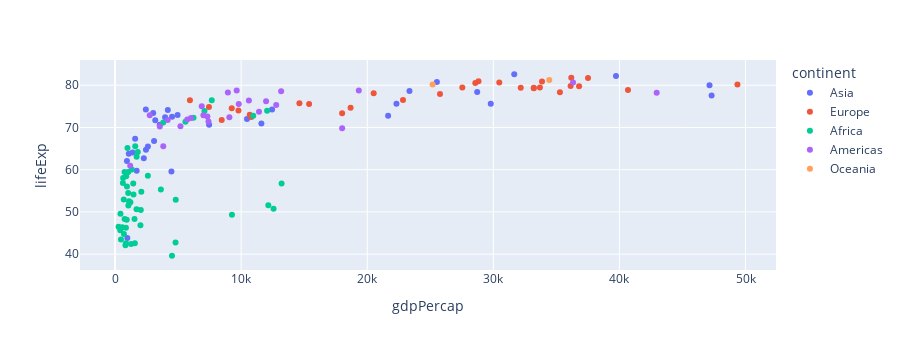

Write notebook code for a chart like this one.
### Code cell
fig=px.scatter(gapminder_2007,x='gdpPercap',y='lifeExp',color='continent',height=350)
fig.show()

### Figure 1 — Plotly figure (JSON) as saved in the notebook; plotly's stock layout.template omitted (floating-point values rounded to 4 significant figures)
{"data": [{"hovertemplate": "continent=Asia<br>gdpPercap=%{x}<br>lifeExp=%{y}<extra></extra>", "legendgroup": "Asia", "marker": {"color": "#636efa", "symbol": "circle"}, "mode": "markers", "name": "Asia", "orientation": "v", "showlegend": true, "type": "scatter", "x": [974.6, 29800.0, 1391.0, 1714.0, 4959.0, 39720.0, 2452.0, 3541.0, 11610.0, 4471.0, 25520.0, 31660.0, 4519.0, 1593.0, 23350.0, 47310.0, 10460.0, 12450.0, 3096.0, 944, 1091.0, 22320.0, 2606.0, 3190.0, 21650.0, 47140.0, 3970.0, 4185.0, 28720.0, 7458.0, 2442.0, 3025.0, 2281.0], "xaxis": "x", "y": [43.83, 75.64, 64.06, 59.72, 72.96, 82.21, 64.7, 70.65, 70.96, 59.55, 80.75, 82.6, 72.53, 67.3, 78.62, 77.59, 71.99, 74.24, 66.8, 62.07, 63.78, 75.64, 65.48, 71.69, 72.78, 79.97, 72.4, 74.14, 78.4, 70.62, 74.25, 73.42, 62.7], "yaxis": "y"}, {"hovertemplate": "continent=Europe<br>gdpPercap=%{x}<br>lifeExp=%{y}<extra></extra>", "legendgroup": "Europe", "marker": {"color": "#EF553B", "symbol": "circle"}, "mode": "markers", "name": "Europe", "orientation": "v", "showlegend": true, "type": "scatter", "x": [5937.0, 36130.0, 33690.0, 7446.0, 10680.0, 14620.0, 22830.0, 35280.0, 33210.0, 30470.0, 32170.0, 27540.0, 18010.0, 36180.0, 40680.0, 28570.0, 9254.0, 36800.0, 49360.0, 15390.0, 20510.0, 10810.0, 9787.0, 18680.0, 25770.0, 28820.0, 33860.0, 37510.0, 8458.0, 33200.0], "xaxis": "x", "y": [76.42, 79.83, 79.44, 74.85, 73.0, 75.75, 76.49, 78.33, 79.31, 80.66, 79.41, 79.48, 73.34, 81.76, 78.89, 80.55, 74.54, 79.76, 80.2, 75.56, 78.1, 72.48, 74.0, 74.66, 77.93, 80.94, 80.88, 81.7, 71.78, 79.42], "yaxis": "y"}, {"hovertemplate": "continent=Africa<br>gdpPercap=%{x}<br>lifeExp=%{y}<extra></extra>", "legendgroup": "Africa", "marker": {"color": "#00cc96", "symbol": "circle"}, "mode": "markers", "name": "Africa", "orientation": "v", "showlegend": true, "type": "scatter", "x": [6223.0, 4797.0, 1441.0, 12570.0, 1217.0, 430.1, 2042.0, 706.0, 1704.0, 986.1, 277.6, 3633.0, 1545.0, 2082.0, 5581.0, 12150.0, 641.4, 690.8, 13210.0, 752.7, 1328.0, 942.7, 579.2, 1463.0, 1569.0, 414.5, 12060.0, 1045.0, 759.3, 1043.0, 1803.0, 10960.0, 3820.0, 823.7, 4811.0, 619.7, 2014.0, 7670.0, 863.1, 1598.0, 1712.0, 862.5, 926.1, 9270.0, 2602.0, 4513.0, 1107.0, 883.0, 7093.0, 1056.0, 1271.0, 469.7], "xaxis": "x", "y": [72.3, 42.73, 56.73, 50.73, 52.3, 49.58, 50.43, 44.74, 50.65, 65.15, 46.46, 55.32, 48.33, 54.79, 71.34, 51.58, 58.04, 52.95, 56.73, 59.45, 60.02, 56.01, 46.39, 54.11, 42.59, 45.68, 73.95, 59.44, 48.3, 54.47, 64.16, 72.8, 71.16, 42.08, 52.91, 56.87, 46.86, 76.44, 46.24, 65.53, 63.06, 42.57, 48.16, 49.34, 58.56, 39.61, 52.52, 58.42, 73.92, 51.54, 42.38, 43.49], "yaxis": "y"}, {"hovertemplate": "continent=Americas<br>gdpPercap=%{x}<br>lifeExp=%{y}<extra></extra>", "legendgroup": "Americas", "marker": {"color": "#ab63fa", "symbol": "circle"}, "mode": "markers", "name": "Americas", "orientation": "v", "showlegend": true, "type": "scatter", "x": [12780.0, 3822.0, 9066.0, 36320.0, 13170.0, 7007.0, 9645.0, 8948.0, 6025.0, 6873.0, 5728.0, 5186.0, 1202.0, 3548.0, 7321.0, 11980.0, 2749.0, 9809.0, 4173.0, 7409.0, 19330.0, 18010.0, 42950.0, 10610.0, 11420.0], "xaxis": "x", "y": [75.32, 65.55, 72.39, 80.65, 78.55, 72.89, 78.78, 78.27, 72.23, 74.99, 71.88, 70.26, 60.92, 70.2, 72.57, 76.19, 72.9, 75.54, 71.75, 71.42, 78.75, 69.82, 78.24, 76.38, 73.75], "yaxis": "y"}, {"hovertemplate": "continent=Oceania<br>gdpPercap=%{x}<br>lifeExp=%{y}<extra></extra>", "legendgroup": "Oceania", "marker": {"color": "#FFA15A", "symbol": "circle"}, "mode": "markers", "name": "Oceania", "orientation": "v", "showlegend": true, "type": "scatter", "x": [34440.0, 25190.0], "xaxis": "x", "y": [81.23, 80.2], "yaxis": "y"}], "layout": {"height": 350, "legend": {"title": {"text": "continent"}, "tracegroupgap": 0}, "margin": {"t": 60}, "xaxis": {"anchor": "y", "domain": [0, 1], "title": {"text": "gdpPercap"}}, "yaxis": {"anchor": "x", "domain": [0, 1], "title": {"text": "lifeExp"}}}}
